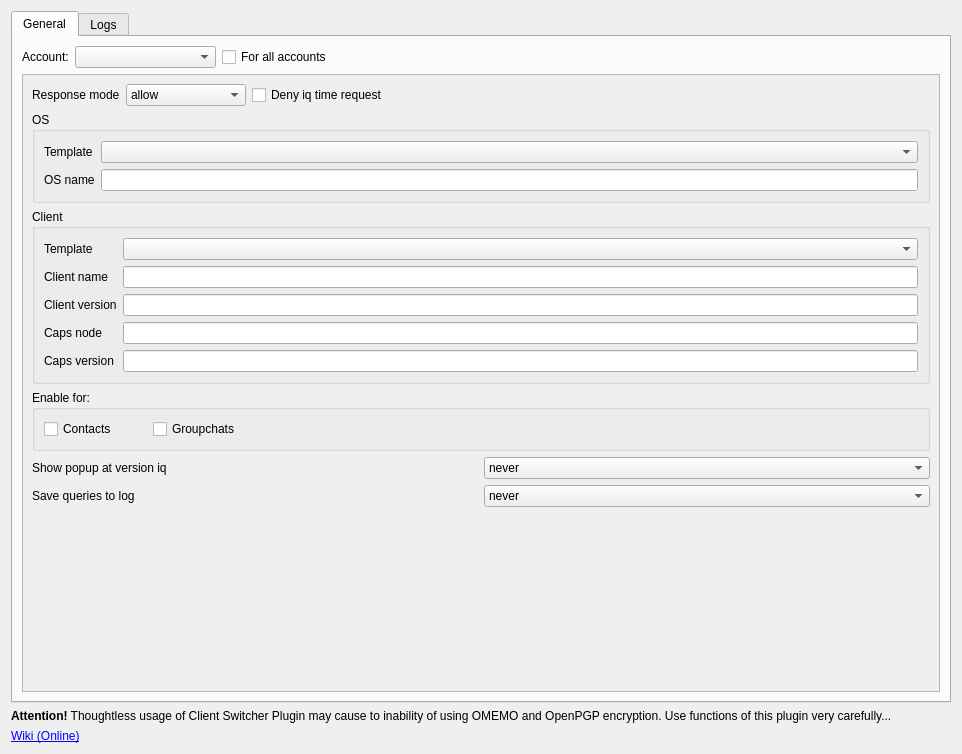
<?xml version="1.0" encoding="UTF-8"?>
<ui version="4.0">
 <class>OptionsWidget</class>
 <widget class="QWidget" name="OptionsWidget">
  <property name="geometry">
   <rect>
    <x>0</x>
    <y>0</y>
    <width>962</width>
    <height>754</height>
   </rect>
  </property>
  <property name="windowTitle">
   <string>Form</string>
  </property>
  <layout class="QVBoxLayout" name="verticalLayout_5">
   <item>
    <widget class="QTabWidget" name="tabWidget">
     <property name="sizePolicy">
      <sizepolicy hsizetype="Expanding" vsizetype="Expanding">
       <horstretch>0</horstretch>
       <verstretch>1</verstretch>
      </sizepolicy>
     </property>
     <property name="currentIndex">
      <number>0</number>
     </property>
     <widget class="QWidget" name="tab1">
      <attribute name="title">
       <string>General</string>
      </attribute>
      <layout class="QVBoxLayout" name="verticalLayout_4">
       <item>
        <layout class="QHBoxLayout" name="horizontalLayout_3">
         <item>
          <widget class="QLabel" name="label">
           <property name="text">
            <string>Account:</string>
           </property>
          </widget>
         </item>
         <item>
          <widget class="QComboBox" name="cb_accounts">
           <property name="minimumSize">
            <size>
             <width>141</width>
             <height>0</height>
            </size>
           </property>
          </widget>
         </item>
         <item>
          <widget class="QCheckBox" name="cb_allaccounts">
           <property name="text">
            <string>For all accounts</string>
           </property>
          </widget>
         </item>
         <item>
          <spacer name="horizontalSpacer">
           <property name="orientation">
            <enum>Qt::Horizontal</enum>
           </property>
           <property name="sizeHint" stdset="0">
            <size>
             <width>40</width>
             <height>20</height>
            </size>
           </property>
          </spacer>
         </item>
        </layout>
       </item>
       <item>
        <widget class="QScrollArea" name="scrollArea">
         <property name="widgetResizable">
          <bool>true</bool>
         </property>
         <widget class="QWidget" name="scrollAreaWidgetContents">
          <property name="geometry">
           <rect>
            <x>0</x>
            <y>0</y>
            <width>930</width>
            <height>573</height>
           </rect>
          </property>
          <layout class="QVBoxLayout" name="verticalLayout_2">
           <item>
            <layout class="QHBoxLayout" name="horizontalLayout_4">
             <item>
              <widget class="QLabel" name="label_4">
               <property name="text">
                <string>Response mode</string>
               </property>
              </widget>
             </item>
             <item>
              <widget class="QComboBox" name="cmb_lockrequ">
               <item>
                <property name="text">
                 <string>allow</string>
                </property>
               </item>
               <item>
                <property name="text">
                 <string>not implemented</string>
                </property>
               </item>
               <item>
                <property name="text">
                 <string>ignore</string>
                </property>
               </item>
              </widget>
             </item>
             <item>
              <widget class="QCheckBox" name="cb_locktimerequ">
               <property name="text">
                <string>Deny iq time request</string>
               </property>
              </widget>
             </item>
             <item>
              <spacer name="spacer_2">
               <property name="orientation">
                <enum>Qt::Horizontal</enum>
               </property>
               <property name="sizeType">
                <enum>QSizePolicy::Expanding</enum>
               </property>
               <property name="sizeHint" stdset="0">
                <size>
                 <width>18</width>
                 <height>20</height>
                </size>
               </property>
              </spacer>
             </item>
            </layout>
           </item>
           <item>
            <widget class="QGroupBox" name="gb_os">
             <property name="enabled">
              <bool>true</bool>
             </property>
             <property name="title">
              <string>OS</string>
             </property>
             <layout class="QHBoxLayout" name="horizontalLayout_2">
              <item>
               <layout class="QGridLayout" name="gridLayout">
                <item row="0" column="0">
                 <widget class="QLabel" name="lb_ospreset">
                  <property name="text">
                   <string>Template</string>
                  </property>
                 </widget>
                </item>
                <item row="0" column="1">
                 <widget class="QComboBox" name="cb_ospreset"/>
                </item>
                <item row="1" column="0">
                 <widget class="QLabel" name="lb_osname">
                  <property name="text">
                   <string>OS name</string>
                  </property>
                 </widget>
                </item>
                <item row="1" column="1">
                 <widget class="QLineEdit" name="le_osname"/>
                </item>
               </layout>
              </item>
             </layout>
            </widget>
           </item>
           <item>
            <widget class="QGroupBox" name="gb_client">
             <property name="title">
              <string>Client</string>
             </property>
             <layout class="QHBoxLayout" name="horizontalLayout">
              <item>
               <layout class="QGridLayout" name="gridLayout_2">
                <item row="0" column="0">
                 <widget class="QLabel" name="lb_clientpreset">
                  <property name="text">
                   <string>Template</string>
                  </property>
                 </widget>
                </item>
                <item row="0" column="1">
                 <widget class="QComboBox" name="cb_clientpreset"/>
                </item>
                <item row="1" column="0">
                 <widget class="QLabel" name="lb_clientname">
                  <property name="text">
                   <string>Client name</string>
                  </property>
                 </widget>
                </item>
                <item row="1" column="1">
                 <widget class="QLineEdit" name="le_clientname"/>
                </item>
                <item row="2" column="0">
                 <widget class="QLabel" name="lb_clientversion">
                  <property name="text">
                   <string>Client version</string>
                  </property>
                 </widget>
                </item>
                <item row="2" column="1">
                 <widget class="QLineEdit" name="le_clientversion"/>
                </item>
                <item row="3" column="0">
                 <widget class="QLabel" name="lb_capsnode">
                  <property name="text">
                   <string>Caps node</string>
                  </property>
                 </widget>
                </item>
                <item row="3" column="1">
                 <widget class="QLineEdit" name="le_capsnode"/>
                </item>
                <item row="4" column="0">
                 <widget class="QLabel" name="lb_capsversion">
                  <property name="text">
                   <string>Caps version</string>
                  </property>
                 </widget>
                </item>
                <item row="4" column="1">
                 <widget class="QLineEdit" name="le_capsversion"/>
                </item>
               </layout>
              </item>
             </layout>
            </widget>
           </item>
           <item>
            <widget class="QGroupBox" name="gb_enablefor">
             <property name="sizePolicy">
              <sizepolicy hsizetype="Preferred" vsizetype="Maximum">
               <horstretch>0</horstretch>
               <verstretch>0</verstretch>
              </sizepolicy>
             </property>
             <property name="title">
              <string>Enable for:</string>
             </property>
             <layout class="QVBoxLayout" name="verticalLayout">
              <item>
               <layout class="QHBoxLayout" name="horizontalLayout_5">
                <item>
                 <widget class="QCheckBox" name="cb_contactsenable">
                  <property name="text">
                   <string>Contacts</string>
                  </property>
                 </widget>
                </item>
                <item>
                 <spacer name="spacer_3">
                  <property name="orientation">
                   <enum>Qt::Horizontal</enum>
                  </property>
                  <property name="sizeType">
                   <enum>QSizePolicy::Maximum</enum>
                  </property>
                  <property name="sizeHint" stdset="0">
                   <size>
                    <width>30</width>
                    <height>20</height>
                   </size>
                  </property>
                 </spacer>
                </item>
                <item>
                 <widget class="QCheckBox" name="cb_conferencesenable">
                  <property name="text">
                   <string>Groupchats</string>
                  </property>
                 </widget>
                </item>
                <item>
                 <spacer name="spacer_4">
                  <property name="orientation">
                   <enum>Qt::Horizontal</enum>
                  </property>
                  <property name="sizeType">
                   <enum>QSizePolicy::Expanding</enum>
                  </property>
                  <property name="sizeHint" stdset="0">
                   <size>
                    <width>18</width>
                    <height>20</height>
                   </size>
                  </property>
                 </spacer>
                </item>
               </layout>
              </item>
             </layout>
            </widget>
           </item>
           <item>
            <layout class="QGridLayout" name="gridLayout_3">
             <item row="0" column="1">
              <widget class="QLabel" name="label_2">
               <property name="text">
                <string>Show popup at version iq</string>
               </property>
              </widget>
             </item>
             <item row="0" column="2">
              <widget class="QComboBox" name="cmb_showrequ">
               <item>
                <property name="text">
                 <string>never</string>
                </property>
               </item>
               <item>
                <property name="text">
                 <string>if iq replaced</string>
                </property>
               </item>
               <item>
                <property name="text">
                 <string>always</string>
                </property>
               </item>
              </widget>
             </item>
             <item row="1" column="1">
              <widget class="QLabel" name="label_3">
               <property name="text">
                <string>Save queries to log</string>
               </property>
              </widget>
             </item>
             <item row="1" column="2">
              <widget class="QComboBox" name="cmb_savetolog">
               <item>
                <property name="text">
                 <string>never</string>
                </property>
               </item>
               <item>
                <property name="text">
                 <string>if iq replaced</string>
                </property>
               </item>
               <item>
                <property name="text">
                 <string>always</string>
                </property>
               </item>
              </widget>
             </item>
            </layout>
           </item>
           <item>
            <spacer name="verticalSpacer">
             <property name="orientation">
              <enum>Qt::Vertical</enum>
             </property>
             <property name="sizeHint" stdset="0">
              <size>
               <width>20</width>
               <height>40</height>
              </size>
             </property>
            </spacer>
           </item>
          </layout>
         </widget>
        </widget>
       </item>
      </layout>
     </widget>
     <widget class="QWidget" name="tab2">
      <attribute name="title">
       <string>Logs</string>
      </attribute>
      <layout class="QVBoxLayout" name="verticalLayout_3">
       <item>
        <layout class="QHBoxLayout" name="horizontalLayout_7">
         <item>
          <widget class="QComboBox" name="cb_logslist">
           <property name="sizePolicy">
            <sizepolicy hsizetype="Preferred" vsizetype="Fixed">
             <horstretch>1</horstretch>
             <verstretch>0</verstretch>
            </sizepolicy>
           </property>
          </widget>
         </item>
         <item>
          <widget class="QPushButton" name="bt_viewlog">
           <property name="text">
            <string>View log</string>
           </property>
          </widget>
         </item>
        </layout>
       </item>
       <item>
        <spacer name="verticalSpacer_3">
         <property name="orientation">
          <enum>Qt::Vertical</enum>
         </property>
         <property name="sizeHint" stdset="0">
          <size>
           <width>20</width>
           <height>471</height>
          </size>
         </property>
        </spacer>
       </item>
      </layout>
     </widget>
    </widget>
   </item>
   <item>
    <widget class="QLabel" name="warningLabel">
     <property name="text">
      <string>&lt;b&gt;Attention!&lt;/b&gt; Thoughtless usage of Client Switcher Plugin may cause to inability of using OMEMO and OpenPGP encryption. Use functions of this plugin very carefully...</string>
     </property>
     <property name="wordWrap">
      <bool>true</bool>
     </property>
    </widget>
   </item>
   <item>
    <widget class="QLabel" name="lb_link">
     <property name="text">
      <string>&lt;a href=&quot;https://psi-plus.com/wiki/en:plugins#client_switcher_plugin&quot;&gt;Wiki (Online)&lt;/a&gt;</string>
     </property>
     <property name="openExternalLinks">
      <bool>true</bool>
     </property>
    </widget>
   </item>
  </layout>
 </widget>
 <tabstops>
  <tabstop>tabWidget</tabstop>
  <tabstop>cb_accounts</tabstop>
  <tabstop>cb_allaccounts</tabstop>
  <tabstop>scrollArea</tabstop>
  <tabstop>cmb_lockrequ</tabstop>
  <tabstop>cb_locktimerequ</tabstop>
  <tabstop>cb_ospreset</tabstop>
  <tabstop>le_osname</tabstop>
  <tabstop>cb_clientpreset</tabstop>
  <tabstop>le_clientname</tabstop>
  <tabstop>le_clientversion</tabstop>
  <tabstop>le_capsnode</tabstop>
  <tabstop>le_capsversion</tabstop>
  <tabstop>cb_contactsenable</tabstop>
  <tabstop>cb_conferencesenable</tabstop>
  <tabstop>cmb_showrequ</tabstop>
  <tabstop>cmb_savetolog</tabstop>
  <tabstop>cb_logslist</tabstop>
  <tabstop>bt_viewlog</tabstop>
 </tabstops>
 <resources/>
 <connections/>
</ui>
